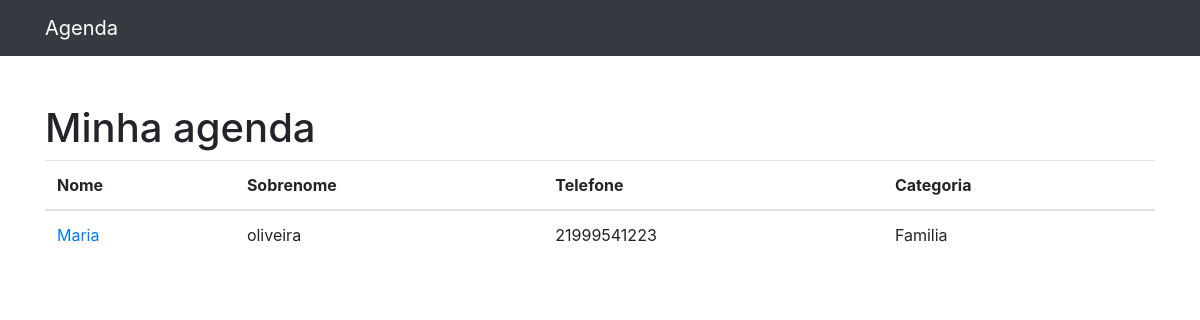
The app's page /, older data.
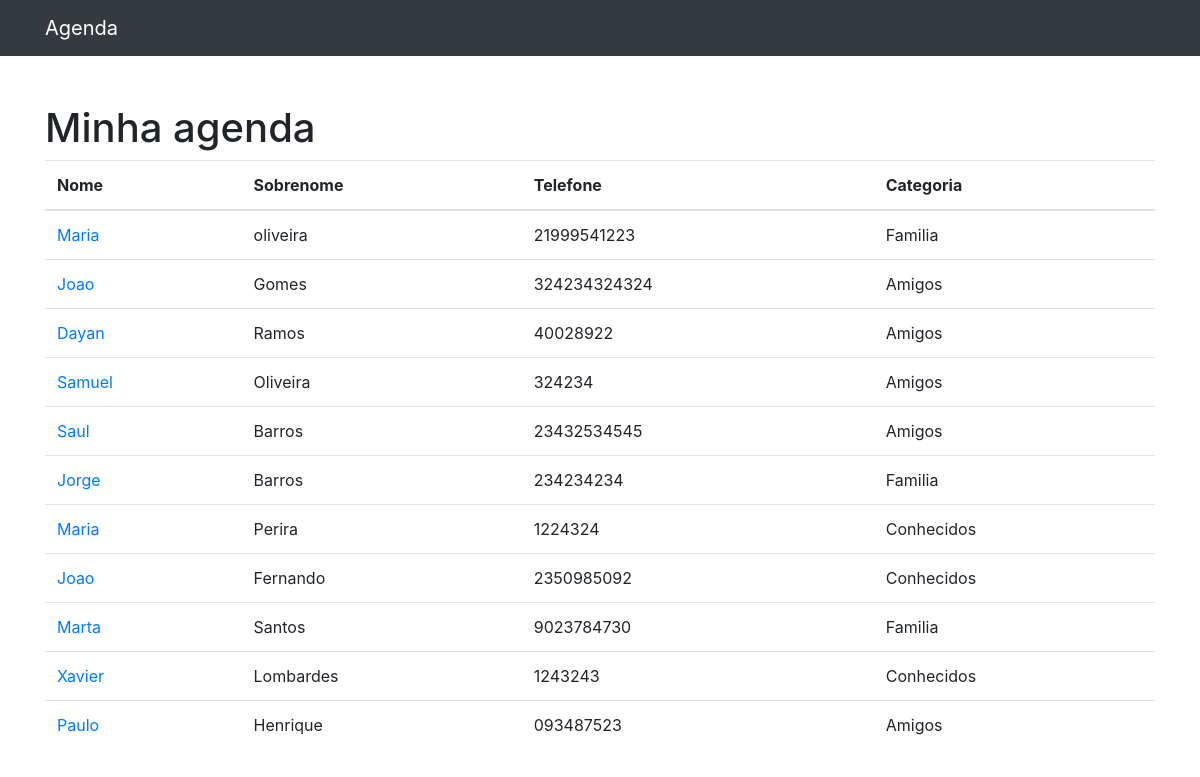
The same page, newer data.
### contatos/models.py (models this page shows, shortened)
class Contato(models.Model):
    nome = models.CharField(max_length=255)
    sobrenome = models.CharField(max_length=255, blank=True)
    telefone = models.CharField(max_length=255)
    email = models.CharField(max_length=255, blank=True)
    data_criacao = models.DateTimeField(default=timezone.now)
    descricao = models.TextField(blank=True)
    categoria = models.ForeignKey(Categoria, on_delete=models.DO_NOTHING)
    mostrar = models.BooleanField(default=True)

class Categoria(models.Model):
    nome = models.CharField(max_length=255)
    def __str__(self):
        return self.nome

### contatos/views.py (the view)
# urls.py: path('', views.index, name='index'),
def index(request):
    contatos = Contato.objects.all()
    return render(request, 'contatos/index.html', {
        'contatos': contatos
    })

### contatos/templates/contatos/index.html
{% extends 'base.html' %}
{% block conteudo %}
<h1 class="mt-5">Minha agenda</h1>
<table class="table">
    <thead>
        <tr>
            <th>Nome</th>
            <th>Sobrenome</th>
            <th>Telefone</th>
            <th>Categoria</th>
        </tr>
    </thead>
    <tbody>
        {% for contato in contatos %}
            <tr>
                <td>
                    <a href="{% url 'ver_contato' contato_id=contato.id %}">{{ contato.nome }}</a>
                </td>
                <td>{{ contato.sobrenome }}</td>
                <td>{{ contato.telefone }}</td>
                <td>{{ contato.categoria }}</td>
            </tr>
        {% endfor %}
    </tbody>
</table>
{% endblock  %}

### project-templates/base.html (shortened to what this page needs)
{% load static %}
<!DOCTYPE html>
<html lang="pt">
<head>
    {% include 'partial/_head.html' %}
</head>
<body>
    {% include 'partial/_navbar.html' %}
    <div class="container">
        <div class="row">
            <div class="col-lg-12">
                {% block conteudo %} {% endblock %}
            </div>
        </div>
    </div>
</body>
</html>

### project-templates/partial/_head.html (shortened to what this page needs)
{% load static %}
<link href="{% static 'vendor/bootstrap/css/bootstrap.min.css' %}" rel="stylesheet">

### project-templates/partial/_navbar.html (shortened to what this page needs)
<nav class="navbar navbar-expand-lg navbar-dark bg-dark static-top">
    <div class="container">
        <a class="navbar-brand" href="{% url 'index' %}">Agenda</a>
    </div>
</nav>

Row changes from the older to the newer data that the page shows:
added Contato: nome "Joao", sobrenome "Gomes", telefone "324234324324", categoria "Amigos"
added Contato: nome "Dayan", sobrenome "Ramos", telefone "40028922", categoria "Amigos"
added Contato: nome "Samuel", sobrenome "Oliveira", telefone "324234", categoria "Amigos"
added Contato: nome "Saul", sobrenome "Barros", telefone "23432534545", categoria "Amigos"
added Contato: nome "Jorge", sobrenome "Barros", telefone "234234234", categoria "Familia"
added Contato: nome "Maria", sobrenome "Perira", telefone "1224324", categoria "Conhecidos"
added Contato: nome "Joao", sobrenome "Fernando", telefone "2350985092", categoria "Conhecidos"
added Contato: nome "Marta", sobrenome "Santos", telefone "9023784730", categoria "Familia"
added Contato: nome "Xavier", sobrenome "Lombardes", telefone "1243243", categoria "Conhecidos"
added Contato: nome "Paulo", sobrenome "Henrique", telefone "093487523", categoria "Amigos"
